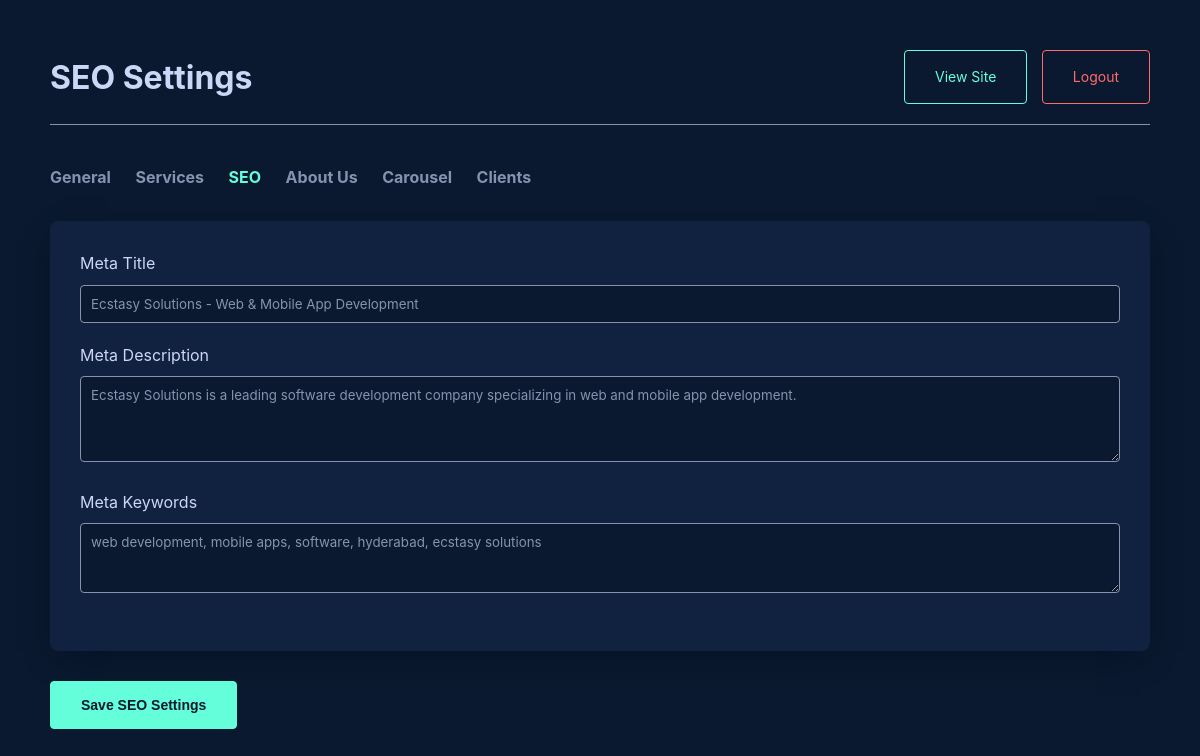
The app's page /admin/seo.php (signed in) with its own data.
### tables this page shows
CREATE TABLE `settings` (
  `id` int(11) NOT NULL AUTO_INCREMENT,
  `key_name` varchar(100) NOT NULL,
  `value` longtext,
  PRIMARY KEY (`id`),
  UNIQUE KEY `key_name` (`key_name`)
);

### includes/db.php (called while the page is built, shortened)
<?php
function get_setting($pdo, $key)
{
    $stmt = $pdo->prepare("SELECT value FROM settings WHERE key_name = ?");
    $stmt->execute([$key]);
    $result = $stmt->fetch();
    return $result ? $result['value'] : '';
}
?>

### admin/seo.php (the view, shortened to what this page needs)
<?php
require_once '../includes/db.php';
$seoTitle = get_setting($pdo, 'seo_title');
$seoDescription = get_setting($pdo, 'seo_description');
$seoKeywords = get_setting($pdo, 'seo_keywords');
?>
<!DOCTYPE html>
<html lang="en">
<head>
    <link rel="stylesheet" href="../assets/css/style.css">
</head>
<body>
    <div class="admin-container">
        <div class="admin-header">
            <h1 style="color: var(--heading-color);">SEO Settings</h1>
            <div>
                <a href="../index.php" target="_blank" class="btn" style="margin-right: 10px;">View Site</a>
                <a href="logout.php" class="btn" style="border-color: #ff6b6b; color: #ff6b6b;">Logout</a>
            </div>
        </div>
        <div class="admin-nav">
            <a href="index.php">General</a>
            <a href="services.php">Services</a>
            <a href="seo.php" class="active">SEO</a>
            <a href="about.php">About Us</a>
            <a href="carousel.php">Carousel</a>
            <a href="clients.php">Clients</a>
        </div>
        <form action="" method="post">
            <div class="card">
                <div class="form-group">
                    <label>Meta Title</label>
                    <input type="text" name="seo_title" value="<?php echo htmlspecialchars($seoTitle); ?>">
                </div>
                <div class="form-group">
                    <label>Meta Description</label>
                    <textarea name="seo_description"
                        rows="4"><?php echo htmlspecialchars($seoDescription); ?></textarea>
                </div>
                <div class="form-group">
                    <label>Meta Keywords</label>
                    <textarea name="seo_keywords" rows="3"><?php echo htmlspecialchars($seoKeywords); ?></textarea>
                </div>
            </div>
            <button type="submit" class="btn"
                style="background: var(--secondary-color); color: var(--bg-color); font-weight: bold;">Save SEO
                Settings</button>
        </form>
    </div>
</body>
</html>

### assets/css/style.css (style rules this page uses)
:root { --primary-color: #0a192f; --secondary-color: #64ffda; --text-color: #8892b0; --heading-color: #ccd6f6; --bg-color: #0a192f; --light-bg: #112240; --card-bg: #112240; --nav-bg: rgba(10, 25, 47, 0.85); --white: #ffffff; --shadow: 0 10px 30px -10px rgba(2, 12, 27, 0.7); --transition: all 0.3s ease; --font-main: 'Inter', sans-serif; }
* { margin: 0; padding: 0; box-sizing: border-box; }
body { font-family: var(--font-main); background-color: var(--bg-color); color: var(--text-color); line-height: 1.6; overflow-x: hidden; transition: background-color 0.3s ease, color 0.3s ease; }
a { text-decoration: none; color: inherit; transition: var(--transition); }
.btn { padding: 15px 30px; border: 1px solid var(--secondary-color); color: var(--secondary-color); border-radius: 4px; font-size: 14px; cursor: pointer; background: transparent; transition: var(--transition); display: inline-block; }

### admin/seo.php (style rules this page uses)
.admin-container { padding: 50px; max-width: 1200px; margin: 0 auto; }
.admin-header { display: flex; justify-content: space-between; align-items: center; margin-bottom: 40px; border-bottom: 1px solid var(--text-color); padding-bottom: 20px; }
.admin-nav { margin-bottom: 30px; }
.admin-nav a { margin-right: 20px; font-weight: bold; color: var(--text-color); }
.admin-nav a.active { color: var(--secondary-color); }
.card { background: var(--card-bg); padding: 30px; border-radius: 8px; margin-bottom: 30px; box-shadow: var(--shadow); }
.form-group { margin-bottom: 20px; }
.form-group label { display: block; margin-bottom: 8px; color: var(--heading-color); }
.form-group input, .form-group textarea { width: 100%; padding: 10px; border-radius: 4px; border: 1px solid var(--text-color); background: var(--bg-color); color: var(--text-color); font-family: inherit; }

### records on screen
settings: seo_title "Ecstasy Solutions - Web & Mobile App Development"
settings: seo_description "Ecstasy Solutions is a leading software development company specializing in web and mobile app development."
settings: seo_keywords "web development, mobile apps, software, hyderabad, ecstasy solutions"
